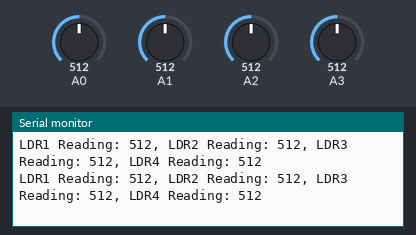
Simulated run of this sketch. Board: Arduino Uno, built with avr-gcc and run on an emulated ATmega328P. Shown: the last lines printed to the serial monitor. The test bench sets the inputs (shaded band); at power-on: A0 = 512, A1 = 512, A2 = 512, A3 = 512.

Above: at 1.2 s.
1.3 s: A0 set to 109
At 1.49 s:
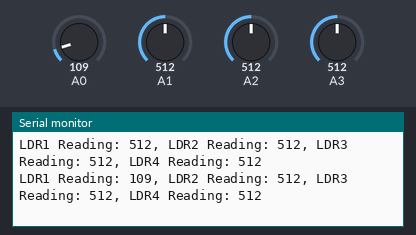
4.3 s: A0 set to 90
At 4.33 s:
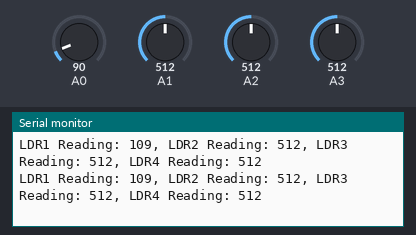
7.3 s: A1 set to 107
At 7.3 s:
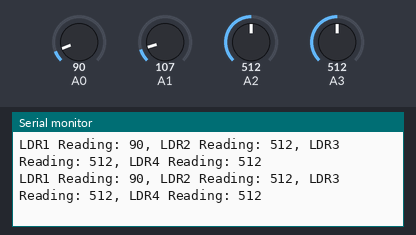
10.3 s: A1 set to 90
At 10.34 s:
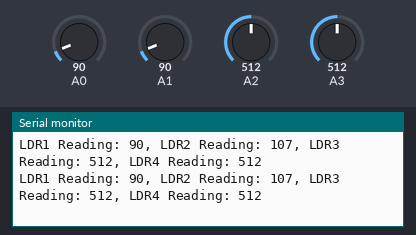
13.3 s: A2 set to 104
At 13.34 s:
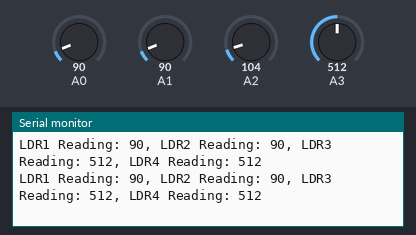
16.3 s: A2 set to 89
At 16.35 s:
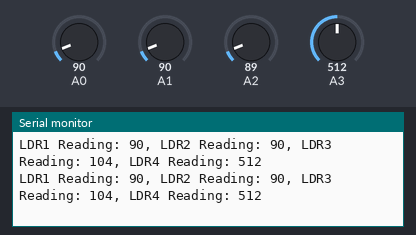
Timing chart, 0 to 19.3 s (numbered marks = the images above; inputs shaded):
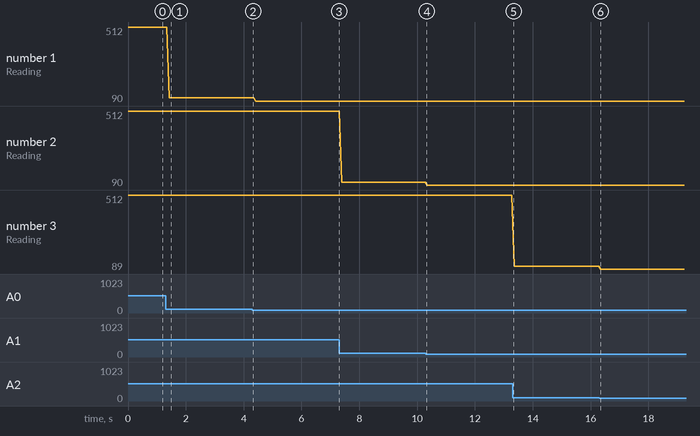

Measured:
- after the input at 1.3 s, the serial monitor: prints a new line after 0.12 s (image 1)
- plotted number 1: 512 → 109 after the input at 1.3 s, 109 → 90 after the input at 4.3 s
- plotted number 2: 512 → 107 after the input at 7.3 s
- plotted number 3: 512 → 104 after the input at 13.3 s, 104 → 89 after the input at 16.3 s

The sketch:

ldr_test.ino
```cpp
void setup() {
  Serial.begin(9600);
}

void loop() {
  Serial.print("LDR1 Reading: ");
  Serial.print(analogRead(A0));
  Serial.print(", LDR2 Reading: ");
  Serial.print(analogRead(A1));
  Serial.print(", LDR3 Reading: ");
  Serial.print(analogRead(A2));
  Serial.print(", LDR4 Reading: ");
  Serial.println(analogRead(A3));
}
```
